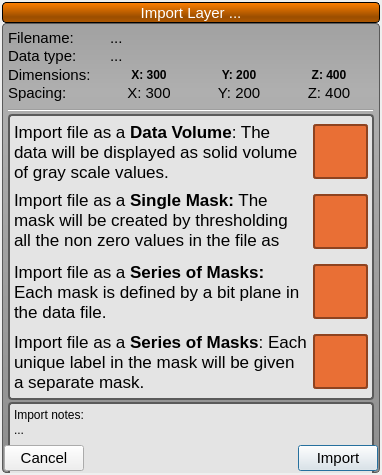
<?xml version="1.0" encoding="UTF-8"?>
<ui version="4.0">
 <class>LayerImportWidget</class>
 <widget class="QWidget" name="LayerImportWidget">
  <property name="geometry">
   <rect>
    <x>0</x>
    <y>0</y>
    <width>382</width>
    <height>475</height>
   </rect>
  </property>
  <property name="sizePolicy">
   <sizepolicy hsizetype="Preferred" vsizetype="MinimumExpanding">
    <horstretch>0</horstretch>
    <verstretch>0</verstretch>
   </sizepolicy>
  </property>
  <property name="minimumSize">
   <size>
    <width>0</width>
    <height>400</height>
   </size>
  </property>
  <property name="font">
   <font>
    <pointsize>11</pointsize>
   </font>
  </property>
  <property name="styleSheet">
   <string notr="true">QFrame#importer_options_{
	background-color: rgb(228,228,228);
	border: 2px solid rgb(90,90,90);
	border-radius: 4px;
}


QFrame#import_notes_frame_{
	background-color: rgb(228,228,228);
	border: 2px solid rgb(90,90,90);
	border-radius: 4px;
}


QToolButton{
	background-color: rgb(233, 111, 53);
	border-radius: 3px;
	border: 2px solid rgb(142, 67, 32);
}


QLabel#import_layer_label_{
	background-color:rgba(0, 0, 0, 0);
	border-color: rgba(0, 0, 0, 0);
	border: none;
	height: 24px;
	text-align: left;
	color: white;
}

QPushButton#activate_button_:pressed{
	background-color:rgba(0, 0, 0, 0);
	border: none;
	border-color: rgba(0, 0, 0, 0);
	color: gray;
}

QFrame#group_frame_{
	background-color: rgba(0, 0, 0, 0);
	border: none;
}


QWidget#group_header_{
	background-color: qlineargradient(spread:pad, x1:0.5, y1:0, x2:0.5, y2:0.960227, stop:0 rgba(25, 25, 25, 0), stop:0.753769 rgba(0, 0, 0, 100), stop:1 rgba(0, 0, 0, 84));
    border-radius: 4px;
	border: 1px solid black;
}

QWidget#group_background_{
	background-color: rgb(255, 128, 0);
    border-radius: 6px;
}

QWidget#LayerGroupWidget{
	background-color: rgb(110, 110, 110);
	border-radius:6px;
}


QWidget#group_{
	border-radius: 4px;
	border: 1px solid rgb(90, 90, 90);
	background-color: qlineargradient(spread:pad, x1:0.5, y1:0, x2:0.5, y2:0.960227, stop:0 rgba(161, 161, 161, 255), stop:0.155779 rgba(175, 175, 175, 255), stop:1 rgba(144, 144, 144, 255));
}</string>
  </property>
  <layout class="QVBoxLayout" name="verticalLayout_10">
   <property name="spacing">
    <number>0</number>
   </property>
   <property name="sizeConstraint">
    <enum>QLayout::SetNoConstraint</enum>
   </property>
   <property name="margin">
    <number>2</number>
   </property>
   <item>
    <widget class="QWidget" name="group_background_" native="true">
     <property name="sizePolicy">
      <sizepolicy hsizetype="Preferred" vsizetype="Fixed">
       <horstretch>0</horstretch>
       <verstretch>0</verstretch>
      </sizepolicy>
     </property>
     <property name="minimumSize">
      <size>
       <width>201</width>
       <height>21</height>
      </size>
     </property>
     <property name="maximumSize">
      <size>
       <width>16777215</width>
       <height>21</height>
      </size>
     </property>
     <layout class="QHBoxLayout" name="horizontalLayout_13">
      <property name="spacing">
       <number>0</number>
      </property>
      <property name="margin">
       <number>0</number>
      </property>
      <item>
       <widget class="QWidget" name="group_header_" native="true">
        <property name="sizePolicy">
         <sizepolicy hsizetype="Preferred" vsizetype="Preferred">
          <horstretch>0</horstretch>
          <verstretch>0</verstretch>
         </sizepolicy>
        </property>
        <property name="minimumSize">
         <size>
          <width>215</width>
          <height>21</height>
         </size>
        </property>
        <property name="maximumSize">
         <size>
          <width>16777215</width>
          <height>21</height>
         </size>
        </property>
        <layout class="QHBoxLayout" name="horizontalLayout">
         <property name="spacing">
          <number>0</number>
         </property>
         <property name="margin">
          <number>0</number>
         </property>
         <item>
          <widget class="QLabel" name="import_layer_label_">
           <property name="text">
            <string>Import Layer ...</string>
           </property>
           <property name="alignment">
            <set>Qt::AlignCenter</set>
           </property>
           <property name="margin">
            <number>0</number>
           </property>
          </widget>
         </item>
        </layout>
       </widget>
      </item>
     </layout>
    </widget>
   </item>
   <item>
    <widget class="QWidget" name="group_" native="true">
     <layout class="QVBoxLayout" name="verticalLayout_9">
      <property name="spacing">
       <number>0</number>
      </property>
      <property name="margin">
       <number>2</number>
      </property>
      <item>
       <widget class="QWidget" name="info_" native="true">
        <property name="minimumSize">
         <size>
          <width>0</width>
          <height>80</height>
         </size>
        </property>
        <property name="maximumSize">
         <size>
          <width>16777215</width>
          <height>16777215</height>
         </size>
        </property>
        <layout class="QVBoxLayout" name="verticalLayout">
         <property name="spacing">
          <number>2</number>
         </property>
         <property name="margin">
          <number>4</number>
         </property>
         <item>
          <layout class="QHBoxLayout" name="horizontalLayout_2">
           <item>
            <widget class="QLabel" name="filename_label_">
             <property name="sizePolicy">
              <sizepolicy hsizetype="Fixed" vsizetype="Preferred">
               <horstretch>0</horstretch>
               <verstretch>0</verstretch>
              </sizepolicy>
             </property>
             <property name="minimumSize">
              <size>
               <width>100</width>
               <height>0</height>
              </size>
             </property>
             <property name="maximumSize">
              <size>
               <width>16777215</width>
               <height>20</height>
              </size>
             </property>
             <property name="text">
              <string>Filename:</string>
             </property>
            </widget>
           </item>
           <item>
            <widget class="QLabel" name="filename_">
             <property name="text">
              <string>...</string>
             </property>
            </widget>
           </item>
          </layout>
         </item>
         <item>
          <layout class="QHBoxLayout" name="horizontalLayout_6">
           <item>
            <widget class="QLabel" name="data_type_label_">
             <property name="sizePolicy">
              <sizepolicy hsizetype="Fixed" vsizetype="Preferred">
               <horstretch>0</horstretch>
               <verstretch>0</verstretch>
              </sizepolicy>
             </property>
             <property name="minimumSize">
              <size>
               <width>100</width>
               <height>0</height>
              </size>
             </property>
             <property name="text">
              <string>Data type:</string>
             </property>
            </widget>
           </item>
           <item>
            <widget class="QLabel" name="data_type_label_1">
             <property name="text">
              <string>...</string>
             </property>
            </widget>
           </item>
          </layout>
         </item>
         <item>
          <layout class="QHBoxLayout" name="horizontalLayout_4">
           <property name="spacing">
            <number>0</number>
           </property>
           <item>
            <widget class="QLabel" name="dimensions_label_">
             <property name="minimumSize">
              <size>
               <width>96</width>
               <height>0</height>
              </size>
             </property>
             <property name="maximumSize">
              <size>
               <width>16777215</width>
               <height>20</height>
              </size>
             </property>
             <property name="text">
              <string>Dimensions:</string>
             </property>
            </widget>
           </item>
           <item>
            <widget class="QLabel" name="x_size_">
             <property name="maximumSize">
              <size>
               <width>16777215</width>
               <height>20</height>
              </size>
             </property>
             <property name="font">
              <font>
               <weight>75</weight>
               <bold>true</bold>
              </font>
             </property>
             <property name="text">
              <string>X: 300</string>
             </property>
             <property name="alignment">
              <set>Qt::AlignCenter</set>
             </property>
            </widget>
           </item>
           <item>
            <widget class="QLabel" name="y_size_">
             <property name="maximumSize">
              <size>
               <width>16777215</width>
               <height>20</height>
              </size>
             </property>
             <property name="font">
              <font>
               <weight>75</weight>
               <bold>true</bold>
              </font>
             </property>
             <property name="text">
              <string>Y: 200</string>
             </property>
             <property name="alignment">
              <set>Qt::AlignCenter</set>
             </property>
            </widget>
           </item>
           <item>
            <widget class="QLabel" name="z_size_">
             <property name="maximumSize">
              <size>
               <width>16777215</width>
               <height>20</height>
              </size>
             </property>
             <property name="font">
              <font>
               <weight>75</weight>
               <bold>true</bold>
              </font>
             </property>
             <property name="text">
              <string>Z: 400</string>
             </property>
             <property name="alignment">
              <set>Qt::AlignCenter</set>
             </property>
            </widget>
           </item>
          </layout>
         </item>
         <item>
          <layout class="QHBoxLayout" name="horizontalLayout_3">
           <property name="spacing">
            <number>0</number>
           </property>
           <item>
            <widget class="QLabel" name="spacing_label_">
             <property name="minimumSize">
              <size>
               <width>96</width>
               <height>0</height>
              </size>
             </property>
             <property name="maximumSize">
              <size>
               <width>96</width>
               <height>16777215</height>
              </size>
             </property>
             <property name="layoutDirection">
              <enum>Qt::LeftToRight</enum>
             </property>
             <property name="text">
              <string>Spacing:</string>
             </property>
            </widget>
           </item>
           <item>
            <widget class="QLabel" name="x_spacing_">
             <property name="text">
              <string>X: 300</string>
             </property>
             <property name="alignment">
              <set>Qt::AlignCenter</set>
             </property>
            </widget>
           </item>
           <item>
            <widget class="QLabel" name="y_spacing_">
             <property name="text">
              <string>Y: 200</string>
             </property>
             <property name="alignment">
              <set>Qt::AlignCenter</set>
             </property>
            </widget>
           </item>
           <item>
            <widget class="QLabel" name="z_spacing_">
             <property name="text">
              <string>Z: 400</string>
             </property>
             <property name="alignment">
              <set>Qt::AlignCenter</set>
             </property>
            </widget>
           </item>
          </layout>
         </item>
        </layout>
       </widget>
      </item>
      <item>
       <widget class="QWidget" name="import_options_" native="true">
        <property name="sizePolicy">
         <sizepolicy hsizetype="Preferred" vsizetype="MinimumExpanding">
          <horstretch>0</horstretch>
          <verstretch>0</verstretch>
         </sizepolicy>
        </property>
        <property name="minimumSize">
         <size>
          <width>0</width>
          <height>280</height>
         </size>
        </property>
        <layout class="QVBoxLayout" name="verticalLayout_23">
         <property name="spacing">
          <number>2</number>
         </property>
         <property name="sizeConstraint">
          <enum>QLayout::SetMinimumSize</enum>
         </property>
         <property name="margin">
          <number>4</number>
         </property>
         <item>
          <widget class="Line" name="line_2">
           <property name="orientation">
            <enum>Qt::Horizontal</enum>
           </property>
          </widget>
         </item>
         <item>
          <widget class="QFrame" name="importer_options_">
           <property name="sizePolicy">
            <sizepolicy hsizetype="Preferred" vsizetype="MinimumExpanding">
             <horstretch>0</horstretch>
             <verstretch>0</verstretch>
            </sizepolicy>
           </property>
           <property name="minimumSize">
            <size>
             <width>0</width>
             <height>280</height>
            </size>
           </property>
           <property name="frameShape">
            <enum>QFrame::StyledPanel</enum>
           </property>
           <property name="frameShadow">
            <enum>QFrame::Raised</enum>
           </property>
           <layout class="QGridLayout" name="gridLayout">
            <property name="sizeConstraint">
             <enum>QLayout::SetMinimumSize</enum>
            </property>
            <property name="margin">
             <number>4</number>
            </property>
            <property name="spacing">
             <number>-1</number>
            </property>
            <item row="0" column="0">
             <widget class="QLabel" name="data_label_">
              <property name="sizePolicy">
               <sizepolicy hsizetype="MinimumExpanding" vsizetype="MinimumExpanding">
                <horstretch>0</horstretch>
                <verstretch>0</verstretch>
               </sizepolicy>
              </property>
              <property name="minimumSize">
               <size>
                <width>250</width>
                <height>64</height>
               </size>
              </property>
              <property name="maximumSize">
               <size>
                <width>16777211</width>
                <height>16777211</height>
               </size>
              </property>
              <property name="baseSize">
               <size>
                <width>0</width>
                <height>64</height>
               </size>
              </property>
              <property name="text">
               <string>&lt;!DOCTYPE HTML PUBLIC &quot;-//W3C//DTD HTML 4.0//EN&quot; &quot;http://www.w3.org/TR/REC-html40/strict.dtd&quot;&gt;
&lt;html&gt;&lt;head&gt;&lt;meta name=&quot;qrichtext&quot; content=&quot;1&quot; /&gt;&lt;style type=&quot;text/css&quot;&gt;
p, li { white-space: pre-wrap; }
&lt;/style&gt;&lt;/head&gt;&lt;body style=&quot; font-family:'Lucida Grande'; font-size:13pt; font-weight:400; font-style:normal;&quot;&gt;
&lt;p style=&quot; margin-top:0px; margin-bottom:0px; margin-left:0px; margin-right:0px; -qt-block-indent:0; text-indent:0px;&quot;&gt;Import file as a &lt;span style=&quot; font-weight:600;&quot;&gt;Data Volume&lt;/span&gt;: The data will be displayed as solid volume of gray scale values. &lt;/p&gt;&lt;/body&gt;&lt;/html&gt;</string>
              </property>
              <property name="textFormat">
               <enum>Qt::RichText</enum>
              </property>
              <property name="alignment">
               <set>Qt::AlignLeading|Qt::AlignLeft|Qt::AlignVCenter</set>
              </property>
              <property name="wordWrap">
               <bool>true</bool>
              </property>
             </widget>
            </item>
            <item row="0" column="1">
             <widget class="QToolButton" name="data_">
              <property name="minimumSize">
               <size>
                <width>48</width>
                <height>48</height>
               </size>
              </property>
              <property name="baseSize">
               <size>
                <width>48</width>
                <height>48</height>
               </size>
              </property>
              <property name="text">
               <string/>
              </property>
              <property name="iconSize">
               <size>
                <width>48</width>
                <height>48</height>
               </size>
              </property>
             </widget>
            </item>
            <item row="1" column="0">
             <widget class="QLabel" name="single_mask_label_">
              <property name="sizePolicy">
               <sizepolicy hsizetype="MinimumExpanding" vsizetype="MinimumExpanding">
                <horstretch>0</horstretch>
                <verstretch>0</verstretch>
               </sizepolicy>
              </property>
              <property name="minimumSize">
               <size>
                <width>250</width>
                <height>64</height>
               </size>
              </property>
              <property name="text">
               <string>&lt;!DOCTYPE HTML PUBLIC &quot;-//W3C//DTD HTML 4.0//EN&quot; &quot;http://www.w3.org/TR/REC-html40/strict.dtd&quot;&gt;
&lt;html&gt;&lt;head&gt;&lt;meta name=&quot;qrichtext&quot; content=&quot;1&quot; /&gt;&lt;style type=&quot;text/css&quot;&gt;
p, li { white-space: pre-wrap; }
&lt;/style&gt;&lt;/head&gt;&lt;body style=&quot; font-family:'Lucida Grande'; font-size:13pt; font-weight:400; font-style:normal;&quot;&gt;
&lt;p style=&quot; margin-top:0px; margin-bottom:0px; margin-left:0px; margin-right:0px; -qt-block-indent:0; text-indent:0px;&quot;&gt;Import file as a &lt;span style=&quot; font-weight:600;&quot;&gt;Single Mask:&lt;/span&gt; The mask will be created by thresholding all the non zero values in the file as selected.&lt;/p&gt;&lt;/body&gt;&lt;/html&gt;</string>
              </property>
              <property name="textFormat">
               <enum>Qt::RichText</enum>
              </property>
              <property name="wordWrap">
               <bool>true</bool>
              </property>
              <property name="indent">
               <number>0</number>
              </property>
             </widget>
            </item>
            <item row="1" column="1">
             <widget class="QToolButton" name="single_mask_">
              <property name="minimumSize">
               <size>
                <width>48</width>
                <height>48</height>
               </size>
              </property>
              <property name="text">
               <string/>
              </property>
              <property name="iconSize">
               <size>
                <width>48</width>
                <height>48</height>
               </size>
              </property>
             </widget>
            </item>
            <item row="2" column="0">
             <widget class="QLabel" name="bitplane_mask_label_">
              <property name="sizePolicy">
               <sizepolicy hsizetype="MinimumExpanding" vsizetype="MinimumExpanding">
                <horstretch>0</horstretch>
                <verstretch>0</verstretch>
               </sizepolicy>
              </property>
              <property name="minimumSize">
               <size>
                <width>250</width>
                <height>64</height>
               </size>
              </property>
              <property name="text">
               <string>&lt;!DOCTYPE HTML PUBLIC &quot;-//W3C//DTD HTML 4.0//EN&quot; &quot;http://www.w3.org/TR/REC-html40/strict.dtd&quot;&gt;
&lt;html&gt;&lt;head&gt;&lt;meta name=&quot;qrichtext&quot; content=&quot;1&quot; /&gt;&lt;style type=&quot;text/css&quot;&gt;
p, li { white-space: pre-wrap; }
&lt;/style&gt;&lt;/head&gt;&lt;body style=&quot; font-family:'Lucida Grande'; font-size:13pt; font-weight:400; font-style:normal;&quot;&gt;
&lt;p style=&quot; margin-top:0px; margin-bottom:0px; margin-left:0px; margin-right:0px; -qt-block-indent:0; text-indent:0px;&quot;&gt;Import file as a &lt;span style=&quot; font-weight:600;&quot;&gt;Series of Masks:&lt;/span&gt; Each mask is defined by a bit plane in the data file.&lt;/p&gt;&lt;/body&gt;&lt;/html&gt;</string>
              </property>
              <property name="wordWrap">
               <bool>true</bool>
              </property>
             </widget>
            </item>
            <item row="3" column="0">
             <widget class="QLabel" name="label_mask_label_">
              <property name="sizePolicy">
               <sizepolicy hsizetype="MinimumExpanding" vsizetype="MinimumExpanding">
                <horstretch>0</horstretch>
                <verstretch>0</verstretch>
               </sizepolicy>
              </property>
              <property name="minimumSize">
               <size>
                <width>250</width>
                <height>64</height>
               </size>
              </property>
              <property name="text">
               <string>&lt;!DOCTYPE HTML PUBLIC &quot;-//W3C//DTD HTML 4.0//EN&quot; &quot;http://www.w3.org/TR/REC-html40/strict.dtd&quot;&gt;
&lt;html&gt;&lt;head&gt;&lt;meta name=&quot;qrichtext&quot; content=&quot;1&quot; /&gt;&lt;style type=&quot;text/css&quot;&gt;
p, li { white-space: pre-wrap; }
&lt;/style&gt;&lt;/head&gt;&lt;body style=&quot; font-family:'Lucida Grande'; font-size:13pt; font-weight:400; font-style:normal;&quot;&gt;
&lt;p style=&quot; margin-top:0px; margin-bottom:0px; margin-left:0px; margin-right:0px; -qt-block-indent:0; text-indent:0px;&quot;&gt;Import file as a &lt;span style=&quot; font-weight:600;&quot;&gt;Series of Masks&lt;/span&gt;: Each unique label in the mask will be given a separate mask.&lt;/p&gt;&lt;/body&gt;&lt;/html&gt;</string>
              </property>
              <property name="wordWrap">
               <bool>true</bool>
              </property>
             </widget>
            </item>
            <item row="3" column="1">
             <widget class="QToolButton" name="label_mask_">
              <property name="minimumSize">
               <size>
                <width>48</width>
                <height>48</height>
               </size>
              </property>
              <property name="text">
               <string/>
              </property>
              <property name="iconSize">
               <size>
                <width>48</width>
                <height>48</height>
               </size>
              </property>
             </widget>
            </item>
            <item row="2" column="1">
             <widget class="QToolButton" name="bitplane_mask_">
              <property name="minimumSize">
               <size>
                <width>48</width>
                <height>48</height>
               </size>
              </property>
              <property name="text">
               <string/>
              </property>
              <property name="iconSize">
               <size>
                <width>48</width>
                <height>48</height>
               </size>
              </property>
             </widget>
            </item>
           </layout>
          </widget>
         </item>
         <item>
          <widget class="QFrame" name="import_notes_frame_">
           <property name="frameShape">
            <enum>QFrame::StyledPanel</enum>
           </property>
           <property name="frameShadow">
            <enum>QFrame::Raised</enum>
           </property>
           <layout class="QVBoxLayout" name="verticalLayout_2">
            <property name="spacing">
             <number>1</number>
            </property>
            <property name="margin">
             <number>4</number>
            </property>
            <item>
             <widget class="QLabel" name="import_notes_label_">
              <property name="text">
               <string>Import notes:</string>
              </property>
             </widget>
            </item>
            <item>
             <widget class="QLabel" name="import_notes_">
              <property name="sizePolicy">
               <sizepolicy hsizetype="Preferred" vsizetype="Minimum">
                <horstretch>0</horstretch>
                <verstretch>0</verstretch>
               </sizepolicy>
              </property>
              <property name="minimumSize">
               <size>
                <width>0</width>
                <height>48</height>
               </size>
              </property>
              <property name="text">
               <string>...</string>
              </property>
              <property name="alignment">
               <set>Qt::AlignLeading|Qt::AlignLeft|Qt::AlignTop</set>
              </property>
              <property name="wordWrap">
               <bool>true</bool>
              </property>
             </widget>
            </item>
           </layout>
          </widget>
         </item>
         <item>
          <spacer name="verticalSpacer">
           <property name="orientation">
            <enum>Qt::Vertical</enum>
           </property>
           <property name="sizeHint" stdset="0">
            <size>
             <width>20</width>
             <height>40</height>
            </size>
           </property>
          </spacer>
         </item>
        </layout>
       </widget>
      </item>
      <item>
       <layout class="QHBoxLayout" name="horizontalLayout_5">
        <item>
         <widget class="QPushButton" name="cancel_button_">
          <property name="text">
           <string>Cancel</string>
          </property>
         </widget>
        </item>
        <item>
         <spacer name="horizontalSpacer">
          <property name="orientation">
           <enum>Qt::Horizontal</enum>
          </property>
          <property name="sizeHint" stdset="0">
           <size>
            <width>40</width>
            <height>20</height>
           </size>
          </property>
         </spacer>
        </item>
        <item>
         <widget class="QPushButton" name="import_button_">
          <property name="text">
           <string>Import</string>
          </property>
          <property name="default">
           <bool>true</bool>
          </property>
         </widget>
        </item>
       </layout>
      </item>
     </layout>
    </widget>
   </item>
  </layout>
 </widget>
 <layoutdefault spacing="2" margin="0"/>
 <resources>
  <include location="Resources/AppInterface.qrc"/>
 </resources>
 <connections/>
</ui>
